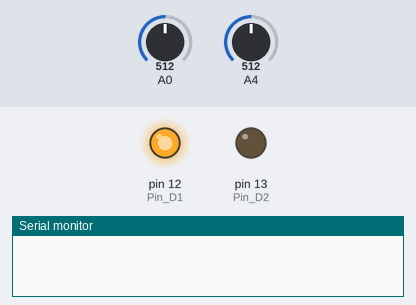
A sketch run on a simulated Arduino Uno, built with avr-gcc and run on an emulated ATmega328P. On the bench: output pins drawn as LEDs (lit = HIGH), the last lines printed to the serial monitor. The inputs (shaded band) are chosen by the test bench; at power-on: A0 = 512, A4 = 512.

Above: at 0.5 s.
At 26.05 s:
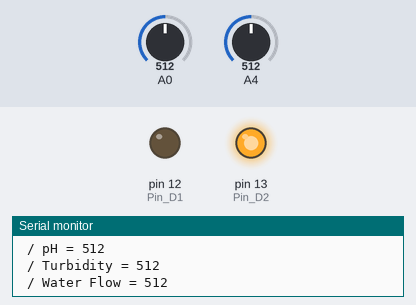
At 52.6 s:
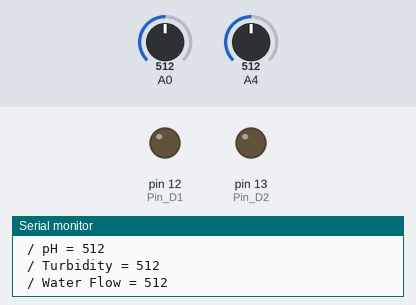
Timing chart, 0 to 54.7 s (numbered marks = the images above):
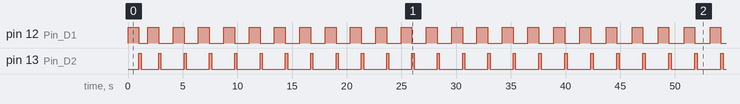

Measured:
- by itself, pin 12 (Pin_D1): goes HIGH 1.0 s, LOW 0.81 s, 54 × (HIGH 1.0 s, LOW 1.3 s), then HIGH
- by itself, pin 13 (Pin_D2): goes HIGH 0.20 s, LOW 1.6 s, 53 × (HIGH 0.20 s, LOW 2.1 s), HIGH 0.20 s, then LOW
- by itself, everything shown: repeats every 47.5 s, in 60 steps

The sketch:

test_mux.ino
```cpp
//#include <ESP8266WiFi.h> // this may help with server stuff idk tho lol

#define VREF 3.3              // analog reference voltage(Volt) of the ADC
#define SCOUNT  30            // sum of sample point

int analogBuffer[SCOUNT];     // store the analog value in the array, read from ADC
int analogBufferTemp[SCOUNT];
int analogBufferIndex = 0;
float averageVoltage = 0;
float tdsValue = 0;
float temperature = 23;       // current temperature for compensation
int copyIndex = 0;
int readD1;
int readD2;
int readD3;
int readD4;
int readD5;
int Pin_D1 = 12;  // TDS
int Pin_D2 = 13;  // soil moisture
int Pin_D3 = 16;  // pH
int Pin_D4 = 4;   // turbidity
int Pin_D5 = 0;   // potentiometer/flow

void setup() {
    Serial.begin(9600);
    pinMode(Pin_D1, OUTPUT);
    pinMode(Pin_D2, OUTPUT);

}

int analogRead1() {
    digitalWrite(Pin_D1, HIGH); // Turn D1 On
    digitalWrite(Pin_D2, LOW); // Turn D2 Off
    digitalWrite(Pin_D3, LOW);
    digitalWrite(Pin_D4, LOW);
    digitalWrite(Pin_D5, LOW);
    return analogRead(0);
}

int analogRead2() {
    digitalWrite(Pin_D1, LOW);
    digitalWrite(Pin_D2, HIGH);
    digitalWrite(Pin_D3, LOW);
    digitalWrite(Pin_D4, LOW);
    digitalWrite(Pin_D5, LOW);
    return analogRead(0);
}

int analogRead3() {
    digitalWrite(Pin_D1, LOW);
    digitalWrite(Pin_D2, LOW);
    digitalWrite(Pin_D3, HIGH);
    digitalWrite(Pin_D4, LOW);
    digitalWrite(Pin_D5, LOW);
    return analogRead(0);
}

int analogRead4() {
    digitalWrite(Pin_D1, LOW);
    digitalWrite(Pin_D2, LOW);
    digitalWrite(Pin_D3, LOW);
    digitalWrite(Pin_D4, HIGH);
    digitalWrite(Pin_D5, LOW);
    return analogRead(0);
}

int analogRead5() {
    digitalWrite(Pin_D1, LOW);
    digitalWrite(Pin_D2, LOW);
    digitalWrite(Pin_D3, LOW);
    digitalWrite(Pin_D4, LOW);
    digitalWrite(Pin_D5, HIGH);
    return analogRead(0);
}

void loop() {
    readD1 = analogRead1(); // Read Analog value of TDS
    delay(1000);
    readD2 = analogRead2(); // Read Analog value of soil moisture
    delay(200);
    readD3 = analogRead3(); // Read Analog value of pH
    delay(200);
    readD4 = analogRead4(); // Read Analog value of turbidity
    delay(200);
    readD5 = analogRead5(); // Read Analog value of flow
    delay(200);
    printTDSValue();
    Serial.print(" / Soil Moisture = ");
    Serial.println(readD2);
    Serial.print(" / pH = ");
    Serial.println(readD3);
    Serial.print(" / Turbidity = ");
    Serial.println(readD4);
    Serial.print(" / Water Flow = ");
    Serial.println(readD5);
}

/**
 * Calculates and prints the TDS measurement
 *
 * @details Read https://RandomNerdTutorials.com/esp8266-nodemcu-tds-water-quality-sensor/ for a detailed description of
 *          how this functions works
 * @brief takes several TDS values and finds the mean to calculate the actual TDS
 * @output "TDS Value: X ppm"
 */
void printTDSValue(){
  static unsigned long analogSampleTimepoint = millis();
  if(millis()-analogSampleTimepoint > 40U){     //every 40 milliseconds,read the analog value from the ADC
    analogSampleTimepoint = millis();
    analogBuffer[analogBufferIndex] = analogRead(Pin_D1);    //read the analog value and store into the buffer
    analogBufferIndex++;
    if(analogBufferIndex == SCOUNT){
      analogBufferIndex = 0;
    }
  }

  static unsigned long printTimepoint = millis();
  if(millis()-printTimepoint > 800U){
    printTimepoint = millis();
    for(copyIndex=0; copyIndex<SCOUNT; copyIndex++){
      analogBufferTemp[copyIndex] = analogBuffer[copyIndex];

      // read the analog value more stable by the median filtering algorithm, and convert to voltage value
      averageVoltage = getMedianNum(analogBufferTemp,SCOUNT) * (float)VREF / 1024.0;

      //temperature compensation formula: fFinalResult(25^C) = fFinalResult(current)/(1.0+0.02*(fTP-25.0));
      float compensationCoefficient = 1.0+0.02*(temperature-25.0);
      //temperature compensation
      float compensationVoltage=averageVoltage/compensationCoefficient;

      //convert voltage value to tds value
      tdsValue=(133.42*compensationVoltage*compensationVoltage*compensationVoltage - 255.86*compensationVoltage*compensationVoltage + 857.39*compensationVoltage)*0.5;

      //Serial.print("voltage:");
      //Serial.print(averageVoltage,2);
      //Serial.print("V   ");
      Serial.print("TDS Value:");
      Serial.print(tdsValue,0);
      Serial.println("ppm");
    }
  }
}

/**
 * Applies a filtering algorithm to get a stable TDS measurements from
 * an array of values
 */
int getMedianNum(int bArray[], int iFilterLen){
  int bTab[iFilterLen];
  for (byte i = 0; i<iFilterLen; i++)
  bTab[i] = bArray[i];
  int i, j, bTemp;
  for (j = 0; j < iFilterLen - 1; j++) {
    for (i = 0; i < iFilterLen - j - 1; i++) {
      if (bTab[i] > bTab[i + 1]) {
        bTemp = bTab[i];
        bTab[i] = bTab[i + 1];
        bTab[i + 1] = bTemp;
      }
    }
  }
  if ((iFilterLen & 1) > 0){
    bTemp = bTab[(iFilterLen - 1) / 2];
  }
  else {
    bTemp = (bTab[iFilterLen / 2] + bTab[iFilterLen / 2 - 1]) / 2;
  }
  return bTemp;
}


/*
TO DO:
  - print units with each parameter
  - instead of serial print lone values, put into array + print
  - calibration for each analogRead function
  - steal diodes
 */
```
